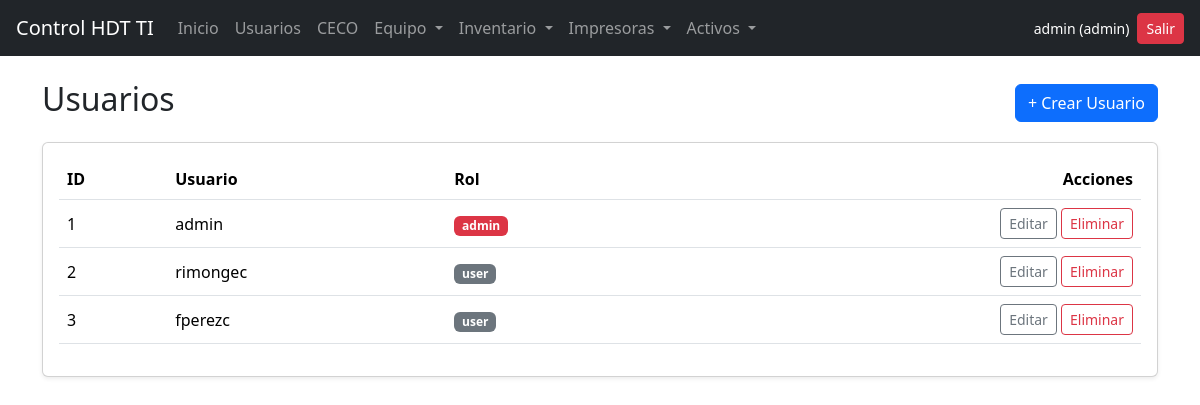
The app's page /admin/users (signed in) with its own data.
### models/models.py (models this page shows, shortened)
class User(db.Model, UserMixin):
    id = db.Column(db.Integer, primary_key=True)
    username = db.Column(db.String(80), unique=True, nullable=False)
    password = db.Column(db.String(200), nullable=False)
    role = db.Column(db.String(20), nullable=False)  # admin | user
    entregas = db.relationship('EntregaEquipo', backref='usuario', lazy=True)
    reportes_impresora = db.relationship('ReporteImpresora', backref='usuario', lazy=True)

### routes/admin.py (the view)
@admin_bp.route('/users')
@login_required
@admin_required
def users_list():
    users = User.query.order_by(User.id.asc()).all()
    return render_template('users/list.html', users=users)

### app.py (called while the page is built)
@login_manager.user_loader
def load_user(user_id):
    return User.query.get(int(user_id))

### routes/utils.py (called while the page is built)
def admin_required(fn):
    @wraps(fn)
    def wrapper(*args, **kwargs):
        if not current_user.is_authenticated:
            abort(401)
        if current_user.role != "admin":
            abort(403)
        return fn(*args, **kwargs)
    return wrapper

### templates/users/list.html (shortened to what this page needs)
{% extends "base.html" %}
{% block content %}
<div class="d-flex justify-content-between align-items-center mb-3">
  <h2>Usuarios</h2>
  <a href="{{ url_for('admin.users_create') }}" class="btn btn-primary">+ Crear Usuario</a>
</div>
<div class="card shadow-sm">
  <div class="card-body">
    <div class="table-responsive">
      <table class="table table-hover align-middle">
        <thead>
          <tr>
            <th>ID</th>
            <th>Usuario</th>
            <th>Rol</th>
            <th class="text-end">Acciones</th>
          </tr>
        </thead>
        <tbody>
          {% for u in users %}
          <tr>
            <td>{{ u.id }}</td>
            <td>{{ u.username }}</td>
            <td>
              <span class="badge {% if u.role=='admin' %}bg-danger{% else %}bg-secondary{% endif %}">
                {{ u.role }}
              </span>
            </td>
            <td class="text-end">
              <a class="btn btn-sm btn-outline-secondary"
                 href="{{ url_for('admin.users_edit', user_id=u.id) }}">Editar</a>
              <form method="post"
                    action="{{ url_for('admin.users_delete', user_id=u.id) }}"
                    class="d-inline">
                <button class="btn btn-sm btn-outline-danger"
                        data-confirm="¿Eliminar el usuario '{{ u.username }}'?"
                        type="submit">Eliminar</button>
              </form>
            </td>
          </tr>
          {% endfor %}
        </tbody>
      </table>
    </div>
  </div>
</div>
{% endblock %}

### templates/base.html (shortened to what this page needs)
<!DOCTYPE html>
<html lang="es">
<head>
    <link href="https://cdn.jsdelivr.net/npm/bootstrap@5.3.3/dist/css/bootstrap.min.css" rel="stylesheet">
</head>
<body>
    <nav class="navbar navbar-expand-lg navbar-dark bg-dark px-3">
        {% if current_user.is_authenticated %}
        {% set home_url = url_for('admin.dashboard') if current_user.role == 'admin' else url_for('user.dashboard') %}
        {% else %}
        {% set home_url = url_for('auth.login') %}
        {% endif %}
        <a class="navbar-brand" href="{{ home_url }}">Control HDT TI</a>
        <div class="collapse navbar-collapse" id="navMain">
            <ul class="navbar-nav me-auto mb-2 mb-lg-0">
                {% if current_user.is_authenticated %}
                <li class="nav-item">
                    <a class="nav-link" href="{{ home_url }}">Inicio</a>
                </li>
                {% if current_user.role == 'admin' %}
                <li class="nav-item">
                    <a class="nav-link" href="{{ url_for('admin.users_list') }}">Usuarios</a>
                </li>
                <li class="nav-item">
                    <a class="nav-link" href="{{ url_for('ceco.list_ceco') }}">CECO</a>
                </li>
                {% endif %}
                <li class="nav-item dropdown">
                    <a class="nav-link dropdown-toggle" href="#" id="navEquipo" role="button" data-bs-toggle="dropdown"
                        aria-expanded="false">
                        Equipo
                    </a>
                </li>
                <li class="nav-item dropdown">
                    <a class="nav-link dropdown-toggle" href="#" id="navInventario" role="button"
                        data-bs-toggle="dropdown" aria-expanded="false">
                        Inventario
                    </a>
                </li>
                <li class="nav-item dropdown">
                    <a class="nav-link dropdown-toggle" href="#" id="navImpresoras" role="button"
                        data-bs-toggle="dropdown" aria-expanded="false">
                        Impresoras
                    </a>
                </li>
<li class="nav-item dropdown">
  <a class="nav-link dropdown-toggle" href="#" id="navActivos" role="button"
     data-bs-toggle="dropdown" aria-expanded="false">
    Activos
  </a>
</li>
                {% endif %}
            </ul>
            <div class="d-flex align-items-center gap-2">
                {% if current_user.is_authenticated %}
                <span class="text-white small">
                    {{ current_user.username }} ({{ current_user.role }})
                </span>
                <a href="{{ url_for('auth.logout') }}" class="btn btn-danger btn-sm">Salir</a>
                {% endif %}
            </div>
        </div>
    </nav>
    <div class="container mt-4">
        {% block content %}{% endblock %}
    </div>
</body>
</html>

### records on screen
User: username "admin", role "admin", id "1"
User: id "2", username "rimongec", role "user"
User: id "3", username "fperezc", role "user"
